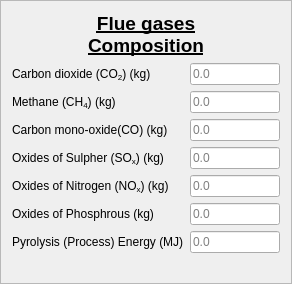
         <widget class="QFrame" name="frame_7">
          <property name="styleSheet">
           <string notr="true">background: none;</string>
          </property>
          <property name="frameShape">
           <enum>QFrame::StyledPanel</enum>
          </property>
          <property name="frameShadow">
           <enum>QFrame::Raised</enum>
          </property>
          <layout class="QGridLayout" name="gridLayout_5">
           <item row="0" column="0">
            <layout class="QHBoxLayout" name="horizontalLayout_50">
             <item>
              <spacer name="horizontalSpacer_25">
               <property name="orientation">
                <enum>Qt::Horizontal</enum>
               </property>
               <property name="sizeHint" stdset="0">
                <size>
                 <width>40</width>
                 <height>20</height>
                </size>
               </property>
              </spacer>
             </item>
             <item>
              <widget class="QLabel" name="label_45">
               <property name="font">
                <font>
                 <pointsize>14</pointsize>
                 <weight>75</weight>
                 <bold>true</bold>
                 <underline>true</underline>
                </font>
               </property>
               <property name="text">
                <string>Flue gases
Composition</string>
               </property>
               <property name="alignment">
                <set>Qt::AlignCenter</set>
               </property>
              </widget>
             </item>
             <item>
              <spacer name="horizontalSpacer_26">
               <property name="orientation">
                <enum>Qt::Horizontal</enum>
               </property>
               <property name="sizeHint" stdset="0">
                <size>
                 <width>40</width>
                 <height>20</height>
                </size>
               </property>
              </spacer>
             </item>
            </layout>
           </item>
           <item row="1" column="0">
            <layout class="QHBoxLayout" name="horizontalLayout_11">
             <item>
              <widget class="QLabel" name="label_10">
               <property name="text">
                <string>Carbon dioxide (CO&lt;sub&gt;2&lt;/sub&gt;) (kg)</string>
               </property>
              </widget>
             </item>
             <item>
              <widget class="QLineEdit" name="lineEdit_37">
               <property name="maximumSize">
                <size>
                 <width>90</width>
                 <height>16777215</height>
                </size>
               </property>
               <property name="text">
                <string/>
               </property>
               <property name="placeholderText">
                <string>0.0</string>
               </property>
              </widget>
             </item>
            </layout>
           </item>
           <item row="2" column="0">
            <layout class="QHBoxLayout" name="horizontalLayout_26">
             <item>
              <widget class="QLabel" name="label_25">
               <property name="text">
                <string>Methane (CH&lt;sub&gt;4&lt;/sub&gt;) (kg)</string>
               </property>
              </widget>
             </item>
             <item>
              <widget class="QLineEdit" name="lineEdit_38">
               <property name="maximumSize">
                <size>
                 <width>90</width>
                 <height>16777215</height>
                </size>
               </property>
               <property name="text">
                <string/>
               </property>
               <property name="placeholderText">
                <string>0.0</string>
               </property>
              </widget>
             </item>
            </layout>
           </item>
           <item row="3" column="0">
            <layout class="QHBoxLayout" name="horizontalLayout_51">
             <item>
              <widget class="QLabel" name="label_46">
               <property name="text">
                <string>Carbon mono-oxide(CO) (kg)</string>
               </property>
              </widget>
             </item>
             <item>
              <widget class="QLineEdit" name="lineEdit_39">
               <property name="maximumSize">
                <size>
                 <width>90</width>
                 <height>16777215</height>
                </size>
               </property>
               <property name="text">
                <string/>
               </property>
               <property name="placeholderText">
                <string>0.0</string>
               </property>
              </widget>
             </item>
            </layout>
           </item>
           <item row="4" column="0">
            <layout class="QHBoxLayout" name="horizontalLayout_52">
             <item>
              <widget class="QLabel" name="label_47">
               <property name="text">
                <string>Oxides of Sulpher (SO&lt;sub&gt;x&lt;/sub&gt;) (kg)</string>
               </property>
              </widget>
             </item>
             <item>
              <widget class="QLineEdit" name="lineEdit_40">
               <property name="maximumSize">
                <size>
                 <width>90</width>
                 <height>16777215</height>
                </size>
               </property>
               <property name="text">
                <string/>
               </property>
               <property name="placeholderText">
                <string>0.0</string>
               </property>
              </widget>
             </item>
            </layout>
           </item>
           <item row="5" column="0">
            <layout class="QHBoxLayout" name="horizontalLayout_53">
             <item>
              <widget class="QLabel" name="label_48">
               <property name="text">
                <string>Oxides of Nitrogen (NO&lt;sub&gt;x&lt;/sub&gt;) (kg)</string>
               </property>
              </widget>
             </item>
             <item>
              <widget class="QLineEdit" name="lineEdit_41">
               <property name="maximumSize">
                <size>
                 <width>90</width>
                 <height>16777215</height>
                </size>
               </property>
               <property name="text">
                <string/>
               </property>
               <property name="placeholderText">
                <string>0.0</string>
               </property>
              </widget>
             </item>
            </layout>
           </item>
           <item row="6" column="0">
            <layout class="QHBoxLayout" name="horizontalLayout_54">
             <item>
              <widget class="QLabel" name="label_49">
               <property name="text">
                <string>Oxides of Phosphrous (kg)</string>
               </property>
              </widget>
             </item>
             <item>
              <widget class="QLineEdit" name="lineEdit_42">
               <property name="maximumSize">
                <size>
                 <width>90</width>
                 <height>16777215</height>
                </size>
               </property>
               <property name="text">
                <string/>
               </property>
               <property name="placeholderText">
                <string>0.0</string>
               </property>
              </widget>
             </item>
            </layout>
           </item>
           <item row="7" column="0">
            <layout class="QHBoxLayout" name="horizontalLayout_55">
             <item>
              <widget class="QLabel" name="label_50">
               <property name="text">
                <string>Pyrolysis (Process) Energy (MJ)</string>
               </property>
              </widget>
             </item>
             <item>
              <widget class="QLineEdit" name="lineEdit_43">
               <property name="maximumSize">
                <size>
                 <width>90</width>
                 <height>16777215</height>
                </size>
               </property>
               <property name="text">
                <string/>
               </property>
               <property name="placeholderText">
                <string>0.0</string>
               </property>
              </widget>
             </item>
            </layout>
           </item>
           <item row="8" column="0">
            <spacer name="verticalSpacer_3">
             <property name="orientation">
              <enum>Qt::Vertical</enum>
             </property>
             <property name="sizeHint" stdset="0">
              <size>
               <width>20</width>
               <height>19</height>
              </size>
             </property>
            </spacer>
           </item>
          </layout>
         </widget>
